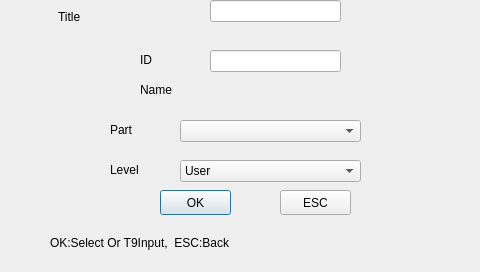
<ui version="4.0" >
 <class>EnrollStep1</class>
 <widget class="QDialog" name="EnrollStep1" >
  <property name="geometry" >
   <rect>
    <x>0</x>
    <y>0</y>
    <width>480</width>
    <height>272</height>
   </rect>
  </property>
  <property name="windowTitle" >
   <string>Dialog</string>
  </property>
  <widget class="QLabel" name="lblBackground" >
   <property name="geometry" >
    <rect>
     <x>0</x>
     <y>0</y>
     <width>480</width>
     <height>272</height>
    </rect>
   </property>
   <property name="text" >
    <string/>
   </property>
   <property name="pixmap" >
    <pixmap resource="../sb3000.qrc" >:/images/res/bg-main.png</pixmap>
   </property>
  </widget>
  <widget class="QLabel" name="lblTitleBackground" >
   <property name="geometry" >
    <rect>
     <x>0</x>
     <y>0</y>
     <width>400</width>
     <height>34</height>
    </rect>
   </property>
   <property name="text" >
    <string/>
   </property>
   <property name="pixmap" >
    <pixmap resource="../sb3000.qrc" >:/images/res/title-1.png</pixmap>
   </property>
  </widget>
  <widget class="QLabel" name="lblTitleText" >
   <property name="geometry" >
    <rect>
     <x>58</x>
     <y>3</y>
     <width>240</width>
     <height>28</height>
    </rect>
   </property>
   <property name="text" >
    <string>Title</string>
   </property>
  </widget>
  <widget class="QLabel" name="lblTitleIcon" >
   <property name="geometry" >
    <rect>
     <x>20</x>
     <y>5</y>
     <width>26</width>
     <height>26</height>
    </rect>
   </property>
   <property name="text" >
    <string/>
   </property>
   <property name="pixmap" >
    <pixmap resource="../sb3000.qrc" >:/images/res/icon-normal.png</pixmap>
   </property>
   <property name="scaledContents" >
    <bool>true</bool>
   </property>
  </widget>
  <widget class="QLabel" name="lblStatusIcon" >
   <property name="geometry" >
    <rect>
     <x>10</x>
     <y>230</y>
     <width>16</width>
     <height>16</height>
    </rect>
   </property>
   <property name="text" >
    <string/>
   </property>
   <property name="pixmap" >
    <pixmap resource="../sb3000.qrc" >:/images/res/icon-help.png</pixmap>
   </property>
  </widget>
  <widget class="QLabel" name="lblStatusText" >
   <property name="geometry" >
    <rect>
     <x>50</x>
     <y>230</y>
     <width>270</width>
     <height>25</height>
    </rect>
   </property>
   <property name="text" >
    <string>OK:Select Or T9Input,  ESC:Back </string>
   </property>
  </widget>
  <widget class="QComboBox" name="comboPart" >
   <property name="geometry" >
    <rect>
     <x>180</x>
     <y>120</y>
     <width>181</width>
     <height>22</height>
    </rect>
   </property>
  </widget>
  <widget class="QLabel" name="lblID" >
   <property name="geometry" >
    <rect>
     <x>140</x>
     <y>50</y>
     <width>62</width>
     <height>20</height>
    </rect>
   </property>
   <property name="text" >
    <string>ID        </string>
   </property>
  </widget>
  <widget class="QComboBox" name="comboLevel" >
   <property name="geometry" >
    <rect>
     <x>180</x>
     <y>160</y>
     <width>181</width>
     <height>22</height>
    </rect>
   </property>
   <property name="currentIndex" >
    <number>0</number>
   </property>
   <item>
    <property name="text" >
     <string>User</string>
    </property>
   </item>
   <item>
    <property name="text" >
     <string>Manager</string>
    </property>
   </item>
   <item>
    <property name="text" >
     <string>SManager</string>
    </property>
   </item>
  </widget>
  <widget class="QLineEdit" name="txtID" >
   <property name="geometry" >
    <rect>
     <x>210</x>
     <y>50</y>
     <width>131</width>
     <height>22</height>
    </rect>
   </property>
   <property name="maxLength" >
    <number>9</number>
   </property>
   <property name="alignment" >
    <set>Qt::AlignCenter</set>
   </property>
  </widget>
  <widget class="QLineEdit" name="txtName" >
   <property name="geometry" >
    <rect>
     <x>210</x>
     <y>0</y>
     <width>131</width>
     <height>22</height>
    </rect>
   </property>
   <property name="maxLength" >
    <number>8</number>
   </property>
   <property name="alignment" >
    <set>Qt::AlignCenter</set>
   </property>
  </widget>
  <widget class="QPushButton" name="btnOK" >
   <property name="geometry" >
    <rect>
     <x>160</x>
     <y>190</y>
     <width>71</width>
     <height>25</height>
    </rect>
   </property>
   <property name="text" >
    <string>OK</string>
   </property>
  </widget>
  <widget class="QLabel" name="lblPart" >
   <property name="geometry" >
    <rect>
     <x>110</x>
     <y>120</y>
     <width>62</width>
     <height>20</height>
    </rect>
   </property>
   <property name="text" >
    <string>Part      </string>
   </property>
  </widget>
  <widget class="QLabel" name="lblLevel" >
   <property name="geometry" >
    <rect>
     <x>110</x>
     <y>160</y>
     <width>62</width>
     <height>20</height>
    </rect>
   </property>
   <property name="text" >
    <string>Level     </string>
   </property>
  </widget>
  <widget class="QLabel" name="lblName" >
   <property name="geometry" >
    <rect>
     <x>140</x>
     <y>80</y>
     <width>62</width>
     <height>20</height>
    </rect>
   </property>
   <property name="text" >
    <string>Name      </string>
   </property>
  </widget>
  <widget class="QPushButton" name="btnESC" >
   <property name="geometry" >
    <rect>
     <x>280</x>
     <y>190</y>
     <width>71</width>
     <height>25</height>
    </rect>
   </property>
   <property name="text" >
    <string>ESC</string>
   </property>
  </widget>
  <widget class="QLabel" name="lblID1" >
   <property name="geometry" >
    <rect>
     <x>45</x>
     <y>60</y>
     <width>200</width>
     <height>50</height>
    </rect>
   </property>
   <property name="text" >
    <string/>
   </property>
  </widget>
  <widget class="QLabel" name="lblName1" >
   <property name="geometry" >
    <rect>
     <x>45</x>
     <y>130</y>
     <width>200</width>
     <height>50</height>
    </rect>
   </property>
   <property name="text" >
    <string/>
   </property>
  </widget>
  <widget class="QLabel" name="lblLevel1" >
   <property name="geometry" >
    <rect>
     <x>45</x>
     <y>200</y>
     <width>200</width>
     <height>50</height>
    </rect>
   </property>
   <property name="text" >
    <string/>
   </property>
  </widget>
  <widget class="QLabel" name="lblFinger" >
   <property name="geometry" >
    <rect>
     <x>290</x>
     <y>60</y>
     <width>136</width>
     <height>50</height>
    </rect>
   </property>
   <property name="text" >
    <string/>
   </property>
  </widget>
  <widget class="QLabel" name="lblCard" >
   <property name="geometry" >
    <rect>
     <x>290</x>
     <y>130</y>
     <width>136</width>
     <height>50</height>
    </rect>
   </property>
   <property name="text" >
    <string/>
   </property>
  </widget>
  <widget class="QLabel" name="lblPwd" >
   <property name="geometry" >
    <rect>
     <x>290</x>
     <y>200</y>
     <width>136</width>
     <height>50</height>
    </rect>
   </property>
   <property name="text" >
    <string/>
   </property>
  </widget>
  <widget class="QLabel" name="lblBackgroundFrame" >
   <property name="geometry" >
    <rect>
     <x>12</x>
     <y>34</y>
     <width>456</width>
     <height>238</height>
    </rect>
   </property>
   <property name="text" >
    <string/>
   </property>
   <property name="pixmap" >
    <pixmap resource="../sb3000.qrc" >:/images/res/bg-menu.png</pixmap>
   </property>
  </widget>
  <widget class="QLabel" name="lblEsc" >
   <property name="geometry" >
    <rect>
     <x>400</x>
     <y>0</y>
     <width>80</width>
     <height>34</height>
    </rect>
   </property>
   <property name="text" >
    <string/>
   </property>
   <property name="pixmap" >
    <pixmap resource="../sb3000.qrc" >:/images/res/esc.png</pixmap>
   </property>
  </widget>
 </widget>
 <tabstops>
  <tabstop>txtID</tabstop>
  <tabstop>txtName</tabstop>
  <tabstop>comboLevel</tabstop>
  <tabstop>comboPart</tabstop>
  <tabstop>btnOK</tabstop>
  <tabstop>btnESC</tabstop>
 </tabstops>
 <resources>
  <include location="../sb3000.qrc" />
 </resources>
 <connections/>
</ui>
